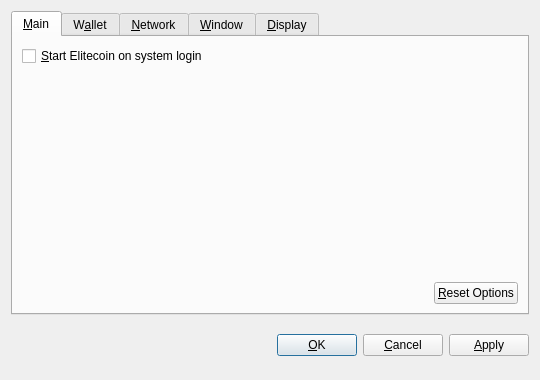
<?xml version="1.0" encoding="UTF-8"?>
<ui version="4.0">
 <class>OptionsDialog</class>
 <widget class="QDialog" name="OptionsDialog">
  <property name="geometry">
   <rect>
    <x>0</x>
    <y>0</y>
    <width>540</width>
    <height>380</height>
   </rect>
  </property>
  <property name="windowTitle">
   <string>Options</string>
  </property>
  <property name="modal">
   <bool>true</bool>
  </property>
  <layout class="QVBoxLayout" name="verticalLayout">
   <item>
    <widget class="QTabWidget" name="tabWidget">
     <property name="tabPosition">
      <enum>QTabWidget::North</enum>
     </property>
     <property name="currentIndex">
      <number>0</number>
     </property>
     <widget class="QWidget" name="tabMain">
      <attribute name="title">
       <string>&amp;Main</string>
      </attribute>
      <layout class="QVBoxLayout" name="verticalLayout_Main">
       <item>
        <widget class="QCheckBox" name="bitcoinAtStartup">
         <property name="toolTip">
          <string>Automatically start Elitecoin after logging in to the system.</string>
         </property>
         <property name="text">
          <string>&amp;Start Elitecoin on system login</string>
         </property>
        </widget>
       </item>
       <item>
        <spacer name="verticalSpacer_Main">
         <property name="orientation">
          <enum>Qt::Vertical</enum>
         </property>
         <property name="sizeHint" stdset="0">
          <size>
           <width>20</width>
           <height>40</height>
          </size>
         </property>
        </spacer>
       </item>
       <item>
        <layout class="QHBoxLayout" name="horizontalLayout_2_Main">
         <item>
          <spacer name="horizontalSpacer_2_Main">
           <property name="orientation">
            <enum>Qt::Horizontal</enum>
           </property>
           <property name="sizeHint" stdset="0">
            <size>
             <width>40</width>
             <height>20</height>
            </size>
           </property>
          </spacer>
         </item>
         <item>
          <widget class="QPushButton" name="resetButton">
           <property name="toolTip">
            <string>Reset all client options to default.</string>
           </property>
           <property name="text">
            <string>&amp;Reset Options</string>
           </property>
           <property name="autoDefault">
            <bool>false</bool>
           </property>
          </widget>
         </item>
        </layout>
       </item>
      </layout>
     </widget>
     <widget class="QWidget" name="tabWallet">
      <attribute name="title">
       <string>W&amp;allet</string>
      </attribute>
      <layout class="QVBoxLayout" name="verticalLayout_Network">
       <item>
        <widget class="QLabel" name="transactionFeeInfoLabel">
         <property name="text">
          <string>Optional transaction fee per kB that helps make sure your transactions are processed quickly. Most transactions are 1 kB.</string>
         </property>
         <property name="textFormat">
          <enum>Qt::PlainText</enum>
         </property>
         <property name="wordWrap">
          <bool>true</bool>
         </property>
        </widget>
       </item>
       <item>
        <layout class="QHBoxLayout" name="horizontalLayout_1_Main">
         <item>
          <widget class="QLabel" name="transactionFeeLabel">
           <property name="text">
            <string>Pay transaction &amp;fee</string>
           </property>
           <property name="textFormat">
            <enum>Qt::PlainText</enum>
           </property>
           <property name="buddy">
            <cstring>transactionFee</cstring>
           </property>
          </widget>
         </item>
         <item>
          <widget class="BitcoinAmountField" name="transactionFee"/>
         </item>
         <item>
          <spacer name="horizontalSpacer_1_Main">
           <property name="orientation">
            <enum>Qt::Horizontal</enum>
           </property>
           <property name="sizeHint" stdset="0">
            <size>
             <width>40</width>
             <height>20</height>
            </size>
           </property>
          </spacer>
         </item>
        </layout>
       </item>
       <item>
        <widget class="QLabel" name="label">
         <property name="text">
          <string>If you disable the spending of unconfirmed change, the change from a transaction cannot be used until that transaction has at least one confirmation. This also affects how your balance is computed.</string>
         </property>
         <property name="wordWrap">
          <bool>true</bool>
         </property>
        </widget>
       </item>
       <item>
        <widget class="QCheckBox" name="spendZeroConfChange">
         <property name="text">
          <string>Spend unconfirmed change  (experts only)</string>
         </property>
        </widget>
       </item>
       <item>
        <spacer name="verticalSpacer">
         <property name="orientation">
          <enum>Qt::Vertical</enum>
         </property>
         <property name="sizeHint" stdset="0">
          <size>
           <width>20</width>
           <height>40</height>
          </size>
         </property>
        </spacer>
       </item>
      </layout>
     </widget>
     <widget class="QWidget" name="tabNetwork">
      <attribute name="title">
       <string>&amp;Network</string>
      </attribute>
      <layout class="QVBoxLayout" name="verticalLayout_Network">
       <item>
        <widget class="QCheckBox" name="mapPortUpnp">
         <property name="toolTip">
          <string>Automatically open the Elitecoin client port on the router. This only works when your router supports UPnP and it is enabled.</string>
         </property>
         <property name="text">
          <string>Map port using &amp;UPnP</string>
         </property>
        </widget>
       </item>
       <item>
        <widget class="QCheckBox" name="connectSocks">
         <property name="toolTip">
          <string>Connect to the Elitecoin network through a SOCKS proxy (e.g. when connecting through Tor).</string>
         </property>
         <property name="text">
          <string>&amp;Connect through SOCKS proxy:</string>
         </property>
        </widget>
       </item>
       <item>
        <layout class="QHBoxLayout" name="horizontalLayout_Network">
         <item>
          <widget class="QLabel" name="proxyIpLabel">
           <property name="text">
            <string>Proxy &amp;IP:</string>
           </property>
           <property name="textFormat">
            <enum>Qt::PlainText</enum>
           </property>
           <property name="buddy">
            <cstring>proxyIp</cstring>
           </property>
          </widget>
         </item>
         <item>
          <widget class="QValidatedLineEdit" name="proxyIp">
           <property name="maximumSize">
            <size>
             <width>140</width>
             <height>16777215</height>
            </size>
           </property>
           <property name="toolTip">
            <string>IP address of the proxy (e.g. 127.0.0.1)</string>
           </property>
          </widget>
         </item>
         <item>
          <widget class="QLabel" name="proxyPortLabel">
           <property name="text">
            <string>&amp;Port:</string>
           </property>
           <property name="textFormat">
            <enum>Qt::PlainText</enum>
           </property>
           <property name="buddy">
            <cstring>proxyPort</cstring>
           </property>
          </widget>
         </item>
         <item>
          <widget class="QLineEdit" name="proxyPort">
           <property name="maximumSize">
            <size>
             <width>55</width>
             <height>16777215</height>
            </size>
           </property>
           <property name="toolTip">
            <string>Port of the proxy (e.g. 9050)</string>
           </property>
          </widget>
         </item>
         <item>
          <widget class="QLabel" name="socksVersionLabel">
           <property name="text">
            <string>SOCKS &amp;Version:</string>
           </property>
           <property name="textFormat">
            <enum>Qt::PlainText</enum>
           </property>
           <property name="buddy">
            <cstring>socksVersion</cstring>
           </property>
          </widget>
         </item>
         <item>
          <widget class="QValueComboBox" name="socksVersion">
           <property name="toolTip">
            <string>SOCKS version of the proxy (e.g. 5)</string>
           </property>
          </widget>
         </item>
         <item>
          <spacer name="horizontalSpacer_Network">
           <property name="orientation">
            <enum>Qt::Horizontal</enum>
           </property>
           <property name="sizeHint" stdset="0">
            <size>
             <width>40</width>
             <height>20</height>
            </size>
           </property>
          </spacer>
         </item>
        </layout>
       </item>
       <item>
        <spacer name="verticalSpacer_Network">
         <property name="orientation">
          <enum>Qt::Vertical</enum>
         </property>
         <property name="sizeHint" stdset="0">
          <size>
           <width>20</width>
           <height>40</height>
          </size>
         </property>
        </spacer>
       </item>
      </layout>
     </widget>
     <widget class="QWidget" name="tabWindow">
      <attribute name="title">
       <string>&amp;Window</string>
      </attribute>
      <layout class="QVBoxLayout" name="verticalLayout_Window">
       <item>
        <widget class="QCheckBox" name="minimizeToTray">
         <property name="toolTip">
          <string>Show only a tray icon after minimizing the window.</string>
         </property>
         <property name="text">
          <string>&amp;Minimize to the tray instead of the taskbar</string>
         </property>
        </widget>
       </item>
       <item>
        <widget class="QCheckBox" name="minimizeOnClose">
         <property name="toolTip">
          <string>Minimize instead of exit the application when the window is closed. When this option is enabled, the application will be closed only after selecting Quit in the menu.</string>
         </property>
         <property name="text">
          <string>M&amp;inimize on close</string>
         </property>
        </widget>
       </item>
       <item>
        <spacer name="verticalSpacer_Window">
         <property name="orientation">
          <enum>Qt::Vertical</enum>
         </property>
         <property name="sizeHint" stdset="0">
          <size>
           <width>20</width>
           <height>40</height>
          </size>
         </property>
        </spacer>
       </item>
      </layout>
     </widget>
     <widget class="QWidget" name="tabDisplay">
      <attribute name="title">
       <string>&amp;Display</string>
      </attribute>
      <layout class="QVBoxLayout" name="verticalLayout_Display">
       <item>
        <layout class="QHBoxLayout" name="horizontalLayout_1_Display">
         <item>
          <widget class="QLabel" name="langLabel">
           <property name="text">
            <string>User Interface &amp;language:</string>
           </property>
           <property name="textFormat">
            <enum>Qt::PlainText</enum>
           </property>
           <property name="buddy">
            <cstring>lang</cstring>
           </property>
          </widget>
         </item>
         <item>
          <widget class="QValueComboBox" name="lang">
           <property name="toolTip">
            <string>The user interface language can be set here. This setting will take effect after restarting Elitecoin.</string>
           </property>
          </widget>
         </item>
        </layout>
       </item>
       <item>
        <layout class="QHBoxLayout" name="horizontalLayout_2_Display">
         <item>
          <widget class="QLabel" name="unitLabel">
           <property name="text">
            <string>&amp;Unit to show amounts in:</string>
           </property>
           <property name="textFormat">
            <enum>Qt::PlainText</enum>
           </property>
           <property name="buddy">
            <cstring>unit</cstring>
           </property>
          </widget>
         </item>
         <item>
          <widget class="QValueComboBox" name="unit">
           <property name="toolTip">
            <string>Choose the default subdivision unit to show in the interface and when sending coins.</string>
           </property>
          </widget>
         </item>
        </layout>
       </item>
       <item>
        <widget class="QCheckBox" name="displayAddresses">
         <property name="toolTip">
          <string>Whether to show Elitecoin addresses in the transaction list or not.</string>
         </property>
         <property name="text">
          <string>&amp;Display addresses in transaction list</string>
         </property>
        </widget>
       </item>
       <item>
        <widget class="QCheckBox" name="coinControlFeatures">
         <property name="toolTip">
          <string>Whether to show coin control features or not.</string>
         </property>
         <property name="text">
          <string>Display coin &amp;control features (experts only!)</string>
         </property>
        </widget>
       </item>
       <item>
        <spacer name="verticalSpacer_Display">
         <property name="orientation">
          <enum>Qt::Vertical</enum>
         </property>
         <property name="sizeHint" stdset="0">
          <size>
           <width>20</width>
           <height>40</height>
          </size>
         </property>
        </spacer>
       </item>
      </layout>
     </widget>
    </widget>
   </item>
   <item>
    <layout class="QHBoxLayout" name="horizontalLayout_Buttons">
     <item>
      <spacer name="horizontalSpacer_1">
       <property name="orientation">
        <enum>Qt::Horizontal</enum>
       </property>
       <property name="sizeHint" stdset="0">
        <size>
         <width>40</width>
         <height>48</height>
        </size>
       </property>
      </spacer>
     </item>
     <item>
      <widget class="QLabel" name="statusLabel">
       <property name="font">
        <font>
         <weight>75</weight>
         <bold>true</bold>
        </font>
       </property>
       <property name="text">
        <string/>
       </property>
       <property name="textFormat">
        <enum>Qt::PlainText</enum>
       </property>
       <property name="wordWrap">
        <bool>true</bool>
       </property>
      </widget>
     </item>
     <item>
      <spacer name="horizontalSpacer_2">
       <property name="orientation">
        <enum>Qt::Horizontal</enum>
       </property>
       <property name="sizeHint" stdset="0">
        <size>
         <width>40</width>
         <height>48</height>
        </size>
       </property>
      </spacer>
     </item>
     <item>
      <widget class="QPushButton" name="okButton">
       <property name="text">
        <string>&amp;OK</string>
       </property>
      </widget>
     </item>
     <item>
      <widget class="QPushButton" name="cancelButton">
       <property name="text">
        <string>&amp;Cancel</string>
       </property>
       <property name="autoDefault">
        <bool>false</bool>
       </property>
      </widget>
     </item>
     <item>
      <widget class="QPushButton" name="applyButton">
       <property name="text">
        <string>&amp;Apply</string>
       </property>
       <property name="autoDefault">
        <bool>false</bool>
       </property>
      </widget>
     </item>
    </layout>
   </item>
  </layout>
 </widget>
 <customwidgets>
  <customwidget>
   <class>BitcoinAmountField</class>
   <extends>QSpinBox</extends>
   <header>bitcoinamountfield.h</header>
  </customwidget>
  <customwidget>
   <class>QValueComboBox</class>
   <extends>QComboBox</extends>
   <header>qvaluecombobox.h</header>
  </customwidget>
  <customwidget>
   <class>QValidatedLineEdit</class>
   <extends>QLineEdit</extends>
   <header>qvalidatedlineedit.h</header>
  </customwidget>
 </customwidgets>
 <resources/>
 <connections/>
</ui>
